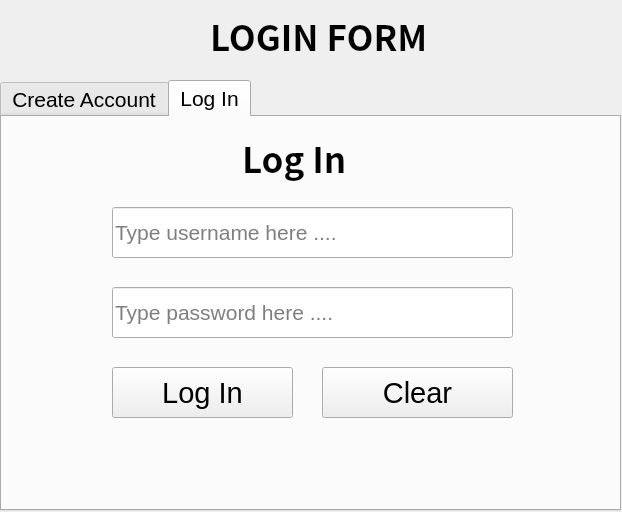
<?xml version="1.0" encoding="UTF-8"?>
<ui version="4.0">
 <class>win</class>
 <widget class="QWidget" name="win">
  <property name="geometry">
   <rect>
    <x>0</x>
    <y>0</y>
    <width>622</width>
    <height>512</height>
   </rect>
  </property>
  <property name="minimumSize">
   <size>
    <width>622</width>
    <height>512</height>
   </size>
  </property>
  <property name="maximumSize">
   <size>
    <width>622</width>
    <height>512</height>
   </size>
  </property>
  <property name="windowTitle">
   <string>Login Form</string>
  </property>
  <widget class="QLabel" name="label">
   <property name="geometry">
    <rect>
     <x>210</x>
     <y>10</y>
     <width>221</width>
     <height>51</height>
    </rect>
   </property>
   <property name="font">
    <font>
     <family>Noto Sans CJK SC</family>
     <pointsize>26</pointsize>
     <weight>75</weight>
     <bold>true</bold>
    </font>
   </property>
   <property name="text">
    <string>LOGIN FORM</string>
   </property>
  </widget>
  <widget class="QTabWidget" name="tabWidget">
   <property name="geometry">
    <rect>
     <x>0</x>
     <y>80</y>
     <width>621</width>
     <height>431</height>
    </rect>
   </property>
   <property name="font">
    <font>
     <pointsize>16</pointsize>
     <weight>50</weight>
     <bold>false</bold>
    </font>
   </property>
   <property name="currentIndex">
    <number>1</number>
   </property>
   <widget class="QWidget" name="accTab">
    <attribute name="title">
     <string>Create Account</string>
    </attribute>
    <widget class="QLabel" name="label_2">
     <property name="geometry">
      <rect>
       <x>180</x>
       <y>0</y>
       <width>271</width>
       <height>51</height>
      </rect>
     </property>
     <property name="font">
      <font>
       <family>Noto Sans CJK SC</family>
       <pointsize>22</pointsize>
       <weight>75</weight>
       <bold>true</bold>
      </font>
     </property>
     <property name="text">
      <string>Create Account </string>
     </property>
    </widget>
    <widget class="QLineEdit" name="firstname">
     <property name="geometry">
      <rect>
       <x>100</x>
       <y>70</y>
       <width>201</width>
       <height>41</height>
      </rect>
     </property>
     <property name="placeholderText">
      <string>First Name</string>
     </property>
    </widget>
    <widget class="QLineEdit" name="lastname">
     <property name="geometry">
      <rect>
       <x>320</x>
       <y>70</y>
       <width>191</width>
       <height>41</height>
      </rect>
     </property>
     <property name="placeholderText">
      <string>Last Name</string>
     </property>
    </widget>
    <widget class="QLineEdit" name="cr_username">
     <property name="geometry">
      <rect>
       <x>100</x>
       <y>130</y>
       <width>351</width>
       <height>41</height>
      </rect>
     </property>
     <property name="placeholderText">
      <string>Type a username...</string>
     </property>
    </widget>
    <widget class="QLineEdit" name="cr_password">
     <property name="geometry">
      <rect>
       <x>100</x>
       <y>180</y>
       <width>351</width>
       <height>41</height>
      </rect>
     </property>
     <property name="text">
      <string/>
     </property>
     <property name="placeholderText">
      <string>Type a password...</string>
     </property>
    </widget>
    <widget class="QLineEdit" name="cr_age">
     <property name="geometry">
      <rect>
       <x>100</x>
       <y>240</y>
       <width>101</width>
       <height>31</height>
      </rect>
     </property>
     <property name="maxLength">
      <number>2</number>
     </property>
     <property name="placeholderText">
      <string>Age....</string>
     </property>
    </widget>
    <widget class="QRadioButton" name="male_radio">
     <property name="geometry">
      <rect>
       <x>310</x>
       <y>240</y>
       <width>115</width>
       <height>31</height>
      </rect>
     </property>
     <property name="text">
      <string>Male</string>
     </property>
    </widget>
    <widget class="QRadioButton" name="female_radio">
     <property name="geometry">
      <rect>
       <x>410</x>
       <y>240</y>
       <width>115</width>
       <height>31</height>
      </rect>
     </property>
     <property name="text">
      <string>Female</string>
     </property>
    </widget>
    <widget class="QLabel" name="label_4">
     <property name="geometry">
      <rect>
       <x>220</x>
       <y>240</y>
       <width>81</width>
       <height>31</height>
      </rect>
     </property>
     <property name="text">
      <string>Gender: </string>
     </property>
    </widget>
    <widget class="QPushButton" name="createAccount">
     <property name="geometry">
      <rect>
       <x>100</x>
       <y>300</y>
       <width>231</width>
       <height>51</height>
      </rect>
     </property>
     <property name="font">
      <font>
       <pointsize>22</pointsize>
       <weight>50</weight>
       <bold>false</bold>
      </font>
     </property>
     <property name="text">
      <string>Create Account</string>
     </property>
    </widget>
    <widget class="QPushButton" name="cr_clear">
     <property name="geometry">
      <rect>
       <x>350</x>
       <y>300</y>
       <width>151</width>
       <height>51</height>
      </rect>
     </property>
     <property name="font">
      <font>
       <pointsize>22</pointsize>
       <weight>50</weight>
       <bold>false</bold>
      </font>
     </property>
     <property name="text">
      <string>Clear</string>
     </property>
    </widget>
   </widget>
   <widget class="QWidget" name="log">
    <attribute name="title">
     <string>Log In</string>
    </attribute>
    <widget class="QLabel" name="label_3">
     <property name="geometry">
      <rect>
       <x>240</x>
       <y>10</y>
       <width>301</width>
       <height>61</height>
      </rect>
     </property>
     <property name="font">
      <font>
       <family>Noto Sans CJK SC</family>
       <pointsize>26</pointsize>
       <weight>75</weight>
       <bold>true</bold>
      </font>
     </property>
     <property name="text">
      <string>Log In</string>
     </property>
    </widget>
    <widget class="QLineEdit" name="log_username">
     <property name="geometry">
      <rect>
       <x>110</x>
       <y>90</y>
       <width>401</width>
       <height>51</height>
      </rect>
     </property>
     <property name="placeholderText">
      <string>Type username here ....</string>
     </property>
    </widget>
    <widget class="QLineEdit" name="log_password">
     <property name="geometry">
      <rect>
       <x>110</x>
       <y>170</y>
       <width>401</width>
       <height>51</height>
      </rect>
     </property>
     <property name="placeholderText">
      <string>Type password here ....</string>
     </property>
    </widget>
    <widget class="QPushButton" name="log_in">
     <property name="geometry">
      <rect>
       <x>110</x>
       <y>250</y>
       <width>181</width>
       <height>51</height>
      </rect>
     </property>
     <property name="font">
      <font>
       <pointsize>22</pointsize>
      </font>
     </property>
     <property name="text">
      <string>Log In</string>
     </property>
    </widget>
    <widget class="QPushButton" name="log_clear">
     <property name="geometry">
      <rect>
       <x>320</x>
       <y>250</y>
       <width>191</width>
       <height>51</height>
      </rect>
     </property>
     <property name="font">
      <font>
       <pointsize>22</pointsize>
       <weight>50</weight>
       <italic>false</italic>
       <bold>false</bold>
      </font>
     </property>
     <property name="text">
      <string>Clear</string>
     </property>
    </widget>
   </widget>
  </widget>
 </widget>
 <resources/>
 <connections/>
</ui>
